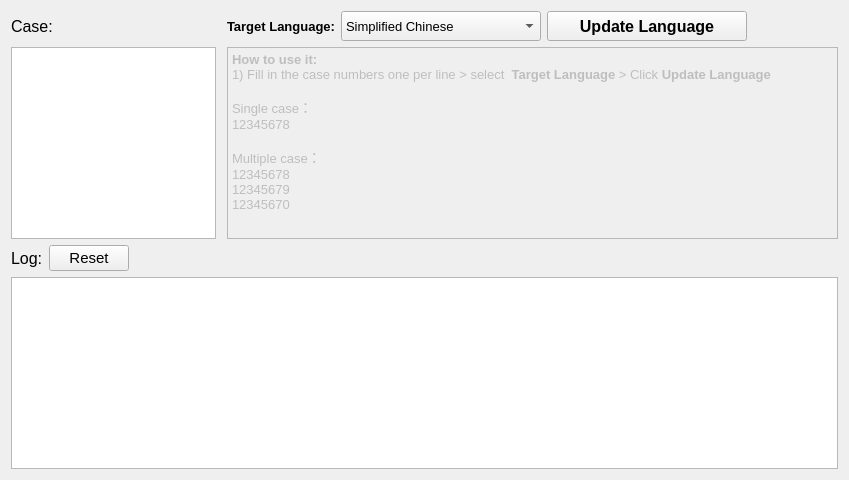
        <widget class="QWidget" name="page_lang">
         <layout class="QVBoxLayout" name="verticalLayout_7">
          <item>
           <layout class="QHBoxLayout" name="layout_case_area_2" stretch="1,3">
            <item>
             <layout class="QVBoxLayout" name="layout_caselist_2">
              <item>
               <widget class="QLabel" name="label_9">
                <property name="sizePolicy">
                 <sizepolicy hsizetype="Preferred" vsizetype="Fixed">
                  <horstretch>0</horstretch>
                  <verstretch>0</verstretch>
                 </sizepolicy>
                </property>
                <property name="minimumSize">
                 <size>
                  <width>0</width>
                  <height>30</height>
                 </size>
                </property>
                <property name="font">
                 <font>
                  <pointsize>12</pointsize>
                  <weight>50</weight>
                  <bold>false</bold>
                  <underline>false</underline>
                  <strikeout>false</strikeout>
                  <kerning>true</kerning>
                 </font>
                </property>
                <property name="text">
                 <string>Case:</string>
                </property>
               </widget>
              </item>
              <item>
               <widget class="QPlainTextEdit" name="caselist_lang">
                <property name="font">
                 <font>
                  <pointsize>12</pointsize>
                 </font>
                </property>
               </widget>
              </item>
             </layout>
            </item>
            <item>
             <layout class="QVBoxLayout" name="layout_lang_area">
              <property name="leftMargin">
               <number>5</number>
              </property>
              <item>
               <layout class="QHBoxLayout" name="horizontalLayout_4">
                <item>
                 <widget class="QLabel" name="label_8">
                  <property name="font">
                   <font>
                    <pointsize>10</pointsize>
                    <weight>75</weight>
                    <bold>true</bold>
                   </font>
                  </property>
                  <property name="text">
                   <string>Target Language:</string>
                  </property>
                 </widget>
                </item>
                <item>
                 <widget class="QComboBox" name="combo_target_lang">
                  <property name="sizePolicy">
                   <sizepolicy hsizetype="Preferred" vsizetype="Fixed">
                    <horstretch>0</horstretch>
                    <verstretch>0</verstretch>
                   </sizepolicy>
                  </property>
                  <property name="minimumSize">
                   <size>
                    <width>200</width>
                    <height>30</height>
                   </size>
                  </property>
                  <property name="font">
                   <font>
                    <pointsize>10</pointsize>
                   </font>
                  </property>
                  <property name="currentIndex">
                   <number>0</number>
                  </property>
                  <item>
                   <property name="text">
                    <string>Simplified Chinese</string>
                   </property>
                  </item>
                  <item>
                   <property name="text">
                    <string>Traditional Chinese</string>
                   </property>
                  </item>
                  <item>
                   <property name="text">
                    <string>Korean</string>
                   </property>
                  </item>
                  <item>
                   <property name="text">
                    <string>Japanese</string>
                   </property>
                  </item>
                  <item>
                   <property name="text">
                    <string>English</string>
                   </property>
                  </item>
                 </widget>
                </item>
                <item>
                 <widget class="QPushButton" name="btn_update_lang">
                  <property name="minimumSize">
                   <size>
                    <width>200</width>
                    <height>30</height>
                   </size>
                  </property>
                  <property name="font">
                   <font>
                    <pointsize>12</pointsize>
                    <weight>75</weight>
                    <bold>true</bold>
                   </font>
                  </property>
                  <property name="styleSheet">
                   <string notr="true"/>
                  </property>
                  <property name="text">
                   <string>Update Language</string>
                  </property>
                 </widget>
                </item>
                <item>
                 <spacer name="horizontalSpacer_4">
                  <property name="orientation">
                   <enum>Qt::Horizontal</enum>
                  </property>
                  <property name="sizeHint" stdset="0">
                   <size>
                    <width>40</width>
                    <height>20</height>
                   </size>
                  </property>
                 </spacer>
                </item>
               </layout>
              </item>
              <item>
               <widget class="QTextBrowser" name="textBrowser_3">
                <property name="enabled">
                 <bool>false</bool>
                </property>
                <property name="html">
                 <string>&lt;!DOCTYPE HTML PUBLIC &quot;-//W3C//DTD HTML 4.0//EN&quot; &quot;http://www.w3.org/TR/REC-html40/strict.dtd&quot;&gt;
&lt;html&gt;&lt;head&gt;&lt;meta name=&quot;qrichtext&quot; content=&quot;1&quot; /&gt;&lt;style type=&quot;text/css&quot;&gt;
p, li { white-space: pre-wrap; }
&lt;/style&gt;&lt;/head&gt;&lt;body style=&quot; font-family:'SimSun'; font-size:7.2pt; font-weight:400; font-style:normal;&quot;&gt;
&lt;p style=&quot; margin-top:0px; margin-bottom:0px; margin-left:0px; margin-right:0px; -qt-block-indent:0; text-indent:0px;&quot;&gt;&lt;span style=&quot; font-size:10pt; font-weight:600;&quot;&gt;How to use it:&lt;/span&gt;&lt;/p&gt;
&lt;p style=&quot; margin-top:0px; margin-bottom:0px; margin-left:0px; margin-right:0px; -qt-block-indent:0; text-indent:0px;&quot;&gt;&lt;span style=&quot; font-size:10pt;&quot;&gt;1) Fill in the case numbers one per line &amp;gt; select &lt;/span&gt;&lt;span style=&quot; font-size:10pt; font-weight:600;&quot;&gt; Target Language&lt;/span&gt;&lt;span style=&quot; font-size:10pt;&quot;&gt; &amp;gt; Click &lt;/span&gt;&lt;span style=&quot; font-size:10pt; font-weight:600;&quot;&gt;Update Language&lt;/span&gt;&lt;/p&gt;
&lt;p style=&quot;-qt-paragraph-type:empty; margin-top:0px; margin-bottom:0px; margin-left:0px; margin-right:0px; -qt-block-indent:0; text-indent:0px; font-size:10pt; font-weight:600;&quot;&gt;&lt;br /&gt;&lt;/p&gt;
&lt;p style=&quot; margin-top:0px; margin-bottom:0px; margin-left:0px; margin-right:0px; -qt-block-indent:0; text-indent:0px;&quot;&gt;&lt;span style=&quot; font-size:10pt;&quot;&gt;Single case：&lt;/span&gt;&lt;/p&gt;
&lt;p style=&quot; margin-top:0px; margin-bottom:0px; margin-left:0px; margin-right:0px; -qt-block-indent:0; text-indent:0px;&quot;&gt;&lt;span style=&quot; font-size:10pt;&quot;&gt;12345678&lt;/span&gt;&lt;/p&gt;
&lt;p style=&quot;-qt-paragraph-type:empty; margin-top:0px; margin-bottom:0px; margin-left:0px; margin-right:0px; -qt-block-indent:0; text-indent:0px; font-size:10pt;&quot;&gt;&lt;br /&gt;&lt;/p&gt;
&lt;p style=&quot; margin-top:0px; margin-bottom:0px; margin-left:0px; margin-right:0px; -qt-block-indent:0; text-indent:0px;&quot;&gt;&lt;span style=&quot; font-size:10pt;&quot;&gt;Multiple case：&lt;/span&gt;&lt;/p&gt;
&lt;p style=&quot; margin-top:0px; margin-bottom:0px; margin-left:0px; margin-right:0px; -qt-block-indent:0; text-indent:0px;&quot;&gt;&lt;span style=&quot; font-size:10pt;&quot;&gt;12345678&lt;/span&gt;&lt;/p&gt;
&lt;p style=&quot; margin-top:0px; margin-bottom:0px; margin-left:0px; margin-right:0px; -qt-block-indent:0; text-indent:0px;&quot;&gt;&lt;span style=&quot; font-size:10pt;&quot;&gt;12345679&lt;/span&gt;&lt;/p&gt;
&lt;p style=&quot; margin-top:0px; margin-bottom:0px; margin-left:0px; margin-right:0px; -qt-block-indent:0; text-indent:0px;&quot;&gt;&lt;span style=&quot; font-size:10pt;&quot;&gt;12345670&lt;/span&gt;&lt;/p&gt;&lt;/body&gt;&lt;/html&gt;</string>
                </property>
               </widget>
              </item>
             </layout>
            </item>
           </layout>
          </item>
          <item>
           <layout class="QVBoxLayout" name="layout_log_lang">
            <item>
             <layout class="QHBoxLayout" name="horizontalLayout_10">
              <item>
               <widget class="QLabel" name="label_10">
                <property name="font">
                 <font>
                  <pointsize>12</pointsize>
                 </font>
                </property>
                <property name="text">
                 <string>Log:</string>
                </property>
               </widget>
              </item>
              <item>
               <widget class="QPushButton" name="btn_lang_reset">
                <property name="font">
                 <font>
                  <pointsize>11</pointsize>
                 </font>
                </property>
                <property name="text">
                 <string>Reset</string>
                </property>
               </widget>
              </item>
              <item>
               <spacer name="horizontalSpacer_8">
                <property name="orientation">
                 <enum>Qt::Horizontal</enum>
                </property>
                <property name="sizeHint" stdset="0">
                 <size>
                  <width>40</width>
                  <height>20</height>
                 </size>
                </property>
               </spacer>
              </item>
             </layout>
            </item>
            <item>
             <layout class="QHBoxLayout" name="horizontalLayout_11">
              <item>
               <widget class="QTextBrowser" name="log_lang">
                <property name="font">
                 <font>
                  <pointsize>8</pointsize>
                 </font>
                </property>
               </widget>
              </item>
             </layout>
            </item>
           </layout>
          </item>
         </layout>
        </widget>
